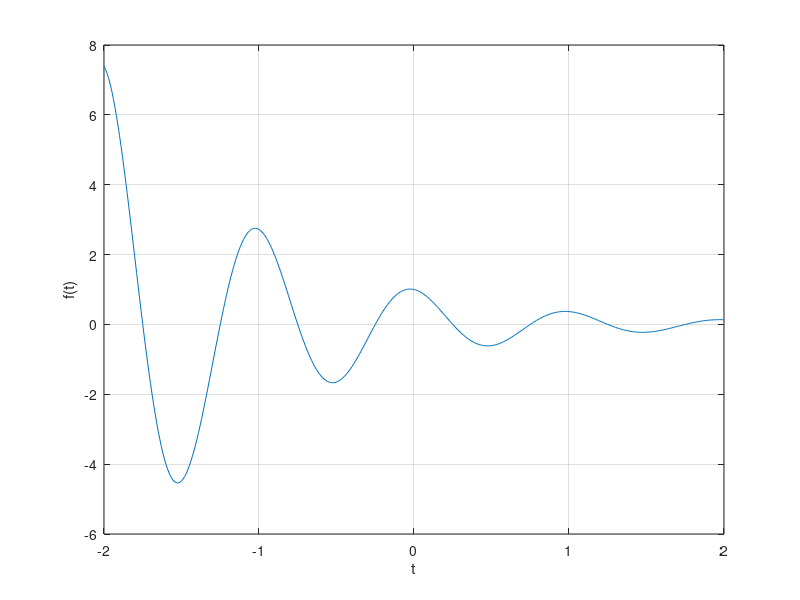
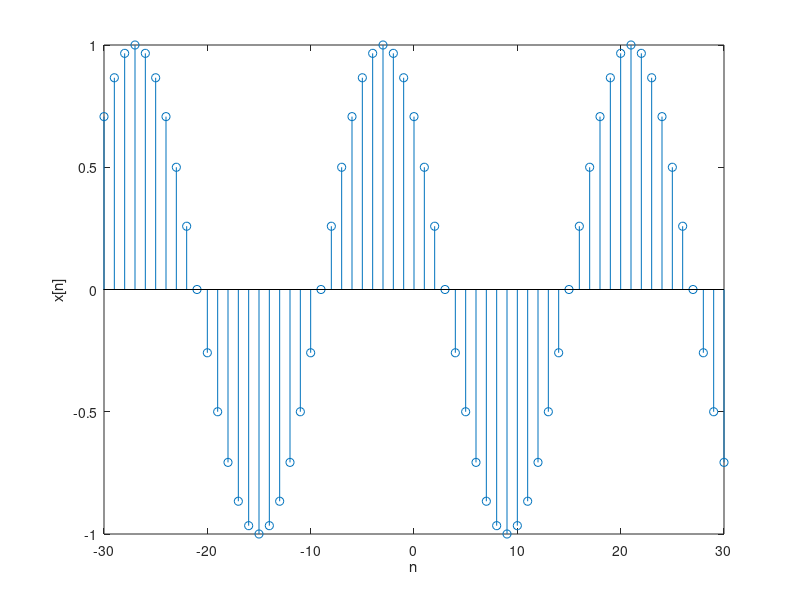
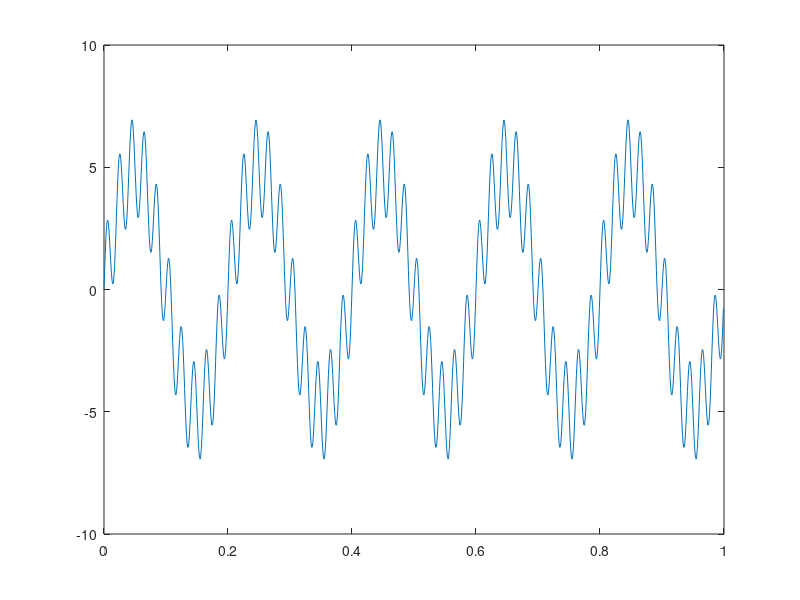
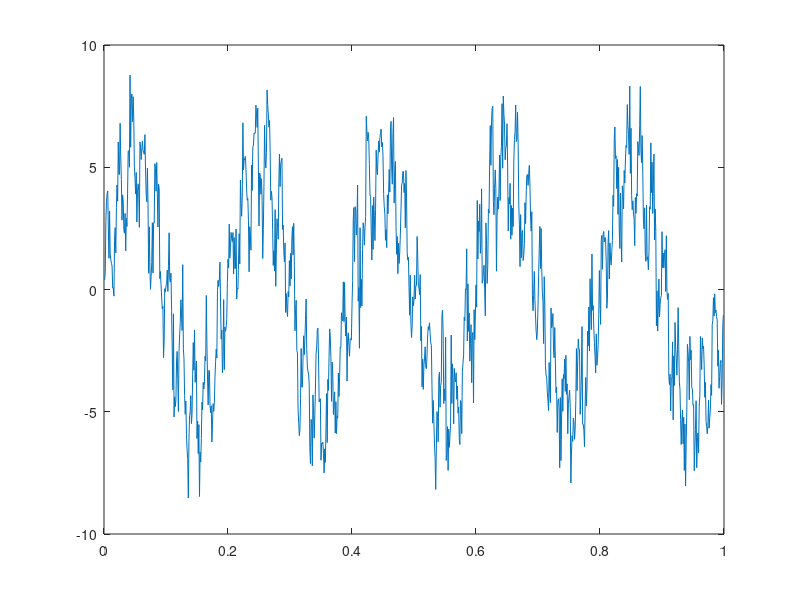

The MATLAB source for these figures, in order:
clear all
clc

%Sinais contínuos e discretos
f=@(t) exp(-t).*cos(2*pi*t); %definição da senoide

%Calculando valores para f(t)
t=0;
f(t)

%Traçando os valores de f(t) em tempo contínuo e discreto
t = -2:2; %vetor de valores inteiros contendo [-2,-1,0,1,2] - tempo discreto
f(t)

%Plot do gráfico de f(t)
plot(t,f(t))
xlabel('t');
ylabel('f(t)');grid;

%Plot de um novo formato do gráfico de f(t), neste caso é possível observar
%os pontos inteiros do tempo discreto
stem(f(t))

%Traçando uma nova linha de valores para f(t) em tempo contínuo

%Se poucos pontos forem escolhidos perde-se
%informação. Se muitos pontos forem escolhidos, perderemos memória e tempo. 
%É necessário atingir um equilíbrio. 
%Para funções oscilatórias, a utilização de 20 a 200 pontos por oscilação geralmente é adequada
%Neste caso foi utilizado 100 pontos.
t=-2:0.01:2;
plot(t,f(t))
xlabel('t');
ylabel('f(t)');grid;

%Traçando uma senoide em tempo discreto no intervalo de [-30 <= x <= 30]

n=-30:30; %intervalo de 1 em 1
x = cos(n*pi/12+pi/4);
figure(2)
stem(n,x);
xlabel('n');
ylabel('x[n]');


%Agora vamos considerar um sinal senoidal no tempo continuo amostrado
%a uma frequência de 1000Hz é corrompido por uma pequena quantidade de ruíıdo. Esse sinal é gerado pelos seguintes
%comandos:
amplitude_1 = 5;
freq_1 = 5;
amplitude_2 = 2;
freq_2 = 50;
Fs = 1000;
time = 0:1/Fs:(1-1/Fs);
sine_1 = amplitude_1*sin(2*pi*freq_1.*time);
sine_2 = amplitude_2*sin(2*pi*freq_2.*time);
noise = randn(1,length(time));
x_clean = sine_1 + sine_2;
x_noisy = x_clean + noise;
figure(14);
plot(time,x_clean);

%uma nova forma de visualizar o mesmo sinal
figure(15);
plot(time,x_noisy);

